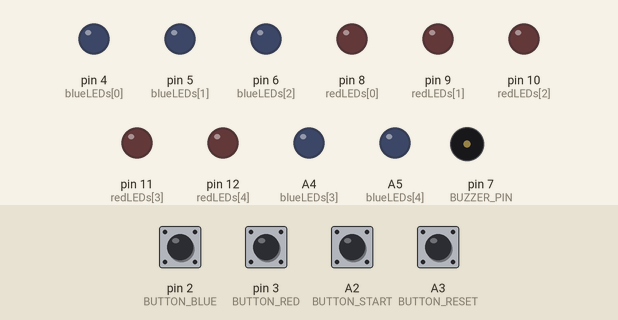
The sketch below on a simulated Arduino Uno, built with avr-gcc and run on an emulated ATmega328P. On the bench: output pins drawn as LEDs (lit = HIGH), buzzer (waves = sounding). Inputs (shaded band) come from the test bench; at power-on: A2 (BUTTON_START), A3 (BUTTON_RESET), pin 2 (BUTTON_BLUE), pin 3 (BUTTON_RED) HIGH. What the sketch prints to the serial monitor is not drawn.

Above: at 1.2 s.
1.3 s: A2 (BUTTON_START) pulled LOW for 0.15 s
At 2.4 s:
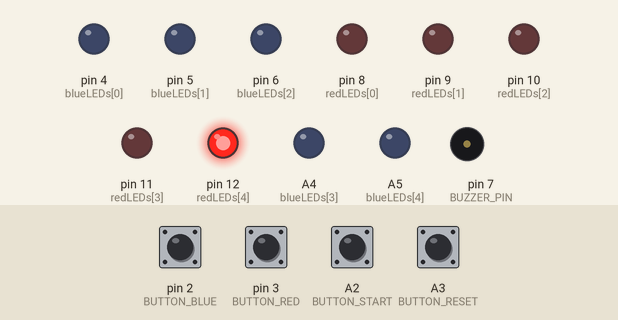
3.0 s: pin 2 (BUTTON_BLUE) pulled LOW for 0.15 s
At 4.0 s:
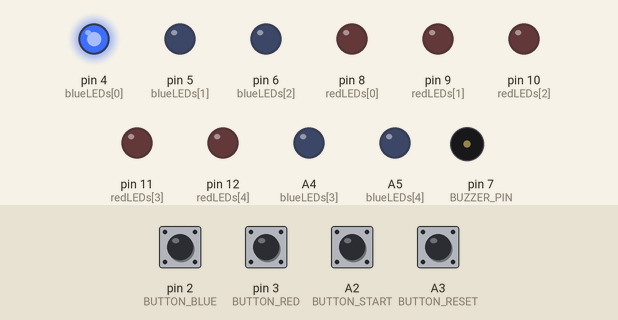
4.6 s: pin 3 (BUTTON_RED) pulled LOW for 0.15 s
At 5.2 s:
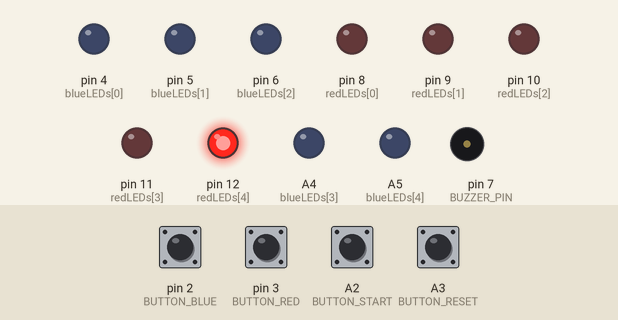
6.2 s: pin 3 (BUTTON_RED) pulled LOW for 1 s
At 7.6 s:
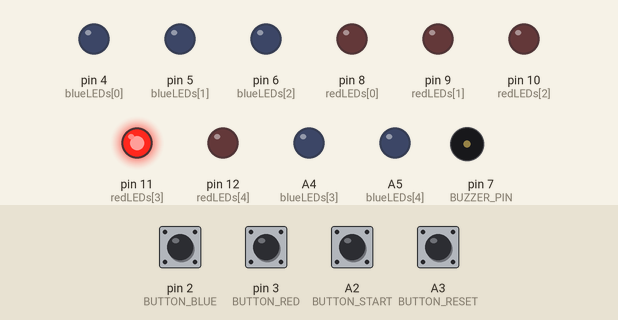
8.7 s: pin 3 (BUTTON_RED) pulled LOW for 0.15 s
At 9.5 s:
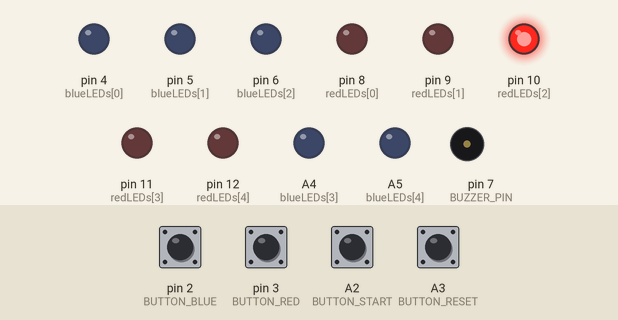
10.3 s: pin 3 (BUTTON_RED) pulled LOW for 0.15 s
At 10.7 s:
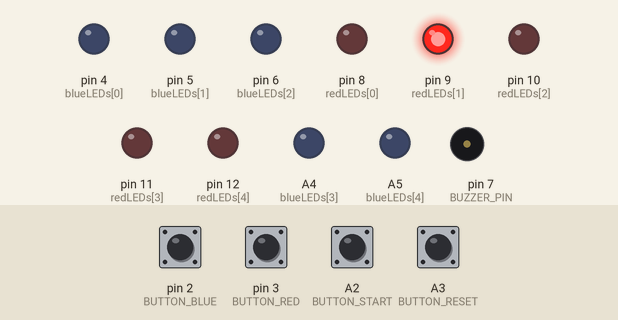
Timing chart, 0 to 12.9 s (numbered marks = the images above; inputs shaded):
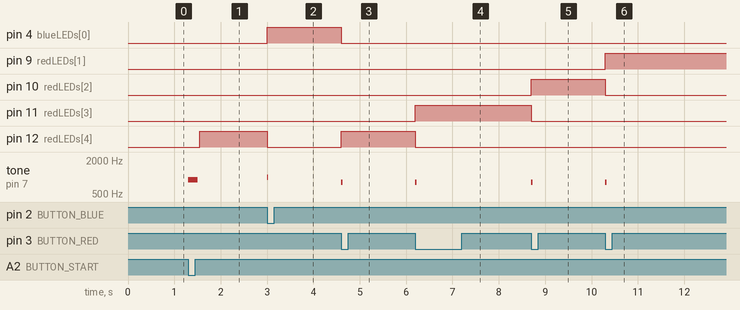

The sketch:

Codigo_Pulso.ino
```cpp
#define BUTTON_BLUE  2
#define BUTTON_RED   3
#define BUTTON_START A2
#define BUTTON_RESET A3
#define BUZZER_PIN 7

int redLEDs[5]  = {8, 9, 10, 11, 12};
int blueLEDs[5] = {4, 5, 6, A4, A5};

volatile bool bluePressed = false;
volatile bool redPressed  = false;

bool gameStarted = false;
int position = 4;
unsigned long lastAction = 0;
const unsigned long DEBOUNCE_MS = 50;

void onBluePress() {

  bluePressed = true;
}

void onRedPress() {
  redPressed = true;
}

void setup() {
  Serial.begin(9600);

  for (int i = 0; i < 5; i++) {
    pinMode(redLEDs[i], OUTPUT);
    pinMode(blueLEDs[i], OUTPUT);
  }

  pinMode(BUTTON_BLUE, INPUT_PULLUP);
  pinMode(BUTTON_RED, INPUT_PULLUP);
  pinMode(BUTTON_START, INPUT_PULLUP);
  pinMode(BUTTON_RESET, INPUT_PULLUP);
  pinMode(BUZZER_PIN, OUTPUT);


  attachInterrupt(digitalPinToInterrupt(BUTTON_BLUE), onBluePress, FALLING);
  attachInterrupt(digitalPinToInterrupt(BUTTON_RED),  onRedPress,  FALLING);

  resetGame();
}

void loop() {

  if (!gameStarted) {
    if (digitalRead(BUTTON_START) == LOW) {
      tone(BUZZER_PIN, 900, 200);
      delay(250);
      gameStarted = true;
      updateStrip();
    }
    return;
  }

  unsigned long now = millis();


  if (bluePressed) {

    bluePressed = false;
    if (now - lastAction >= DEBOUNCE_MS) {
      lastAction = now;
      if (position < 9) {
        position++;
        updateStrip();
      } else {
        gameOver("AZUL");
      }

      tone(BUZZER_PIN, 1000, 30);
    }
  }


  if (redPressed) {
    redPressed = false;
    if (now - lastAction >= DEBOUNCE_MS) {
      lastAction = now;
      if (position > 0) {
        position--;
        updateStrip();
      } else {
        gameOver("ROJO");
      }
      tone(BUZZER_PIN, 800, 30);
    }
  }

  if (digitalRead(BUTTON_RESET) == LOW) {

    delay(20);
    if (digitalRead(BUTTON_RESET) == LOW) resetGame();
  }
}

void updateStrip() {
  for (int i = 0; i < 5; i++) {
    digitalWrite(redLEDs[i], LOW);
    digitalWrite(blueLEDs[i], LOW);
  }
  if (position <= 4) digitalWrite(redLEDs[position], HIGH);
  else digitalWrite(blueLEDs[position - 5], HIGH);
}

void gameOver(String winner) {
  Serial.println("Ganó: " + winner);
  tone(BUZZER_PIN, 600, 500);
  delay(500);
  resetGame();
}

void resetGame() {
  position = 4;
  gameStarted = false;
  for (int i = 0; i < 5; i++) {
    digitalWrite(redLEDs[i], LOW);
    digitalWrite(blueLEDs[i], LOW);
  }
  Serial.println("Presiona START para jugar");
}
```

Measured:
- after the input at 1.3 s, pin 12 (redLEDs[4]): LOW → HIGH after 0.25 s; tone on pin 7 (BUZZER_PIN): silent → 900 Hz at once, → silent 0.20 s later
- after the input at 3.0 s, pin 4 (blueLEDs[0]): LOW → HIGH at once; pin 12 (redLEDs[4]): HIGH → LOW at once; tone on pin 7 (BUZZER_PIN): silent → 1000 Hz at once, → silent 0.03 s later
- after the input at 4.6 s, pin 4 (blueLEDs[0]): HIGH → LOW at once; pin 12 (redLEDs[4]): LOW → HIGH at once; tone on pin 7 (BUZZER_PIN): silent → 800 Hz at once, → silent 0.03 s later
- after the input at 6.2 s, pin 11 (redLEDs[3]): LOW → HIGH at once; pin 12 (redLEDs[4]): HIGH → LOW at once; tone on pin 7 (BUZZER_PIN): silent → 800 Hz at once, → silent 0.03 s later
- after the input at 8.7 s, pin 10 (redLEDs[2]): LOW → HIGH at once; pin 11 (redLEDs[3]): HIGH → LOW at once; tone on pin 7 (BUZZER_PIN): silent → 800 Hz at once, → silent 0.03 s later
- after the input at 10.3 s, pin 9 (redLEDs[1]): LOW → HIGH at once; pin 10 (redLEDs[2]): HIGH → LOW at once; tone on pin 7 (BUZZER_PIN): silent → 800 Hz at once, → silent 0.03 s later
